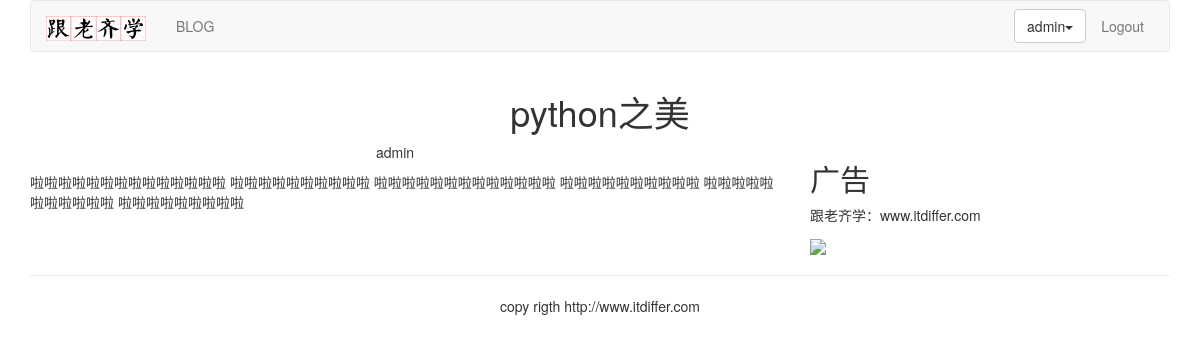
Page /blog/1/ (signed in) on the committed database.
### myblog/models.py (models this page shows, shortened)
class BlogArticles(models.Model):
    title = models.CharField(max_length=300, verbose_name='标题')
    author = models.ForeignKey(User, related_name='blog_posts', on_delete=models.CASCADE, verbose_name='发布人')
    body = models.TextField(verbose_name='正文')
    publish = models.DateTimeField(default=timezone.now, verbose_name='发布时间')
    class Meta:
        ordering = ('-publish',)

### myblog/views.py (the view)
# urls.py: path('<int:article_id>/', views.blog_article, name='blog_article'),
def blog_article(request, article_id):
    article = get_object_or_404(BlogArticles, id=article_id)
    pub = article.publish
    return render(request, 'myblog/content.html', locals())

### templates/myblog/content.html (shortened to what this page needs)
{% extends 'base.html' %}
{% block content %}
    <div class="row text-center vertical-middle-sm">
        <h1>{{ article.title }}</h1>
    </div>
    <div class="row">
        <div class="col-xs-12 col-md-8">
            <p class="text-center">
                <span>
                    {{ article.author.username }}
                </span>
            </p>
            <div>{{ article.body }}</div>
        </div>
        <div class="col-xs-6 col-md-4">
            <h2>广告</h2>
            <p>跟老齐学：www.itdiffer.com</p>
            <img width="200px"
                 src="https://raw.githubusercontent.com/qiwsir/DjangoPracticeProject/master/python-book2.png">
        </div>
    </div>
{% endblock %}

### templates/header.html (shortened to what this page needs)
{% load staticfiles %}
<div class="container">
    <div class="navbar navbar-default" role="navigation">
        <div class="navbar-header">
            <a class="navbar-brand" href="http://www.itdiffer.com"><img width="100px"
                                                                        src="{% static 'images/logo.png' %}"></a>
        </div>
        <div>
            <ul class="nav navbar-nav" role="navigation">
                <li><a href="{% url 'myblog:blog_title' %}">BLOG</a></li>
            </ul>
            <ul class="nav navbar-nav navbar-right" style="margin-right: 10px">
                {% if user.is_authenticated %}
                    <li>
                        <div class="dropdown" style="margin-top: 8px">
                            <button class="btn btn-default dropdown-toggle" type="button" id="dropdownMenu" data-toggle="dropdown">
                                {{ user.username }}<span class="caret"></span>
                            </button>
                        </div>
                    </li>
                    <li><a href="{% url 'account:user_logout' %}">Logout</a></li>
                {% else %}
                    <li><a href="{% url 'account:user_login' %}">Login</a></li>
                {% endif %}
            </ul>
        </div>
    </div>
</div>

### rows in the picture
BlogArticles: title "python之美", author.username "admin", body "啦啦啦啦啦啦啦啦啦啦啦啦啦啦 啦啦啦啦啦啦啦啦啦啦 啦啦啦啦啦啦啦啦啦啦啦啦啦 啦啦啦啦啦啦啦啦啦啦 啦啦啦啦啦啦啦啦啦啦啦 啦啦啦啦啦啦啦啦啦"

### other values in the picture
{{ user.username }} "admin"
